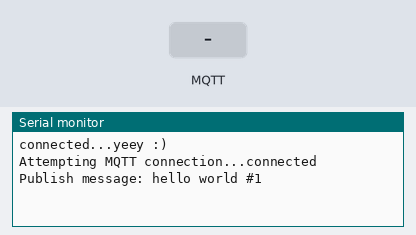
This sketch was run on a simulated ESP32. On the bench: the last lines printed to the serial monitor. The inputs (shaded band) are chosen by the test bench. WiFi joins after 1.5 s; servers stay silent unless stated; random numbers use the default seed unless the sketch sets one; no MQTT or app messages arrive unless stated.

Above: at 2.7 s.
2.8 s: MQTT message "1" arrives on the first subscribed topic
At 3.8 s:
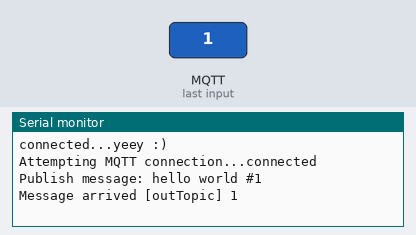
4.3 s: MQTT message "on" arrives on the first subscribed topic
At 5.1 s:
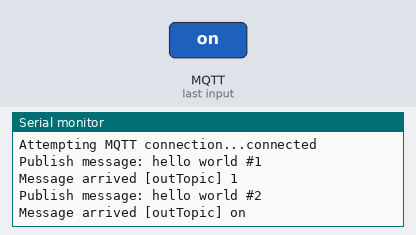
5.8 s: MQTT message "off" arrives on the first subscribed topic
At 5.96 s:
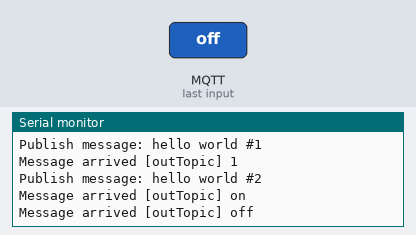
Timing chart, 0 to 8.8 s (numbered marks = the images above; inputs shaded):
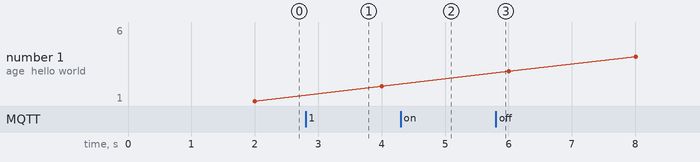

The sketch:

wmm-example.ino
```cpp
#include <WiFi.h>
#include <WiFiManager.h>
#include <PubSubClient.h>

// Update these with values suitable for your network.

const char* mqtt_server = "broker.hivemq.com";

WiFiClient espClient;
PubSubClient client(espClient);

unsigned long lastMsg = 0;
#define MSG_BUFFER_SIZE  (50)
char msg[MSG_BUFFER_SIZE];
int value = 0;


void mqttCallback(char* topic, byte* payload, unsigned int length) {
  Serial.print("Message arrived [");
  Serial.print(topic);
  Serial.print("] ");
  for (int i = 0; i < length; i++) {
    Serial.print((char)payload[i]);
  }
  Serial.println();
}

void mqttReconnect() {
    /// Loop until we're reconnected
  while (!client.connected()) {
    Serial.print("Attempting MQTT connection...");
    // Create a random client ID
    String clientId = "ESP8266Client-";
    clientId += String(random(0xffff), HEX);
    // Attempt to connect
    if (client.connect(clientId.c_str())) {
      Serial.println("connected");
      // Once connected, publish an announcement...
      client.publish("outTopic", "hello world");
      // ... and resubscribe
      client.subscribe("outTopic");
    } else {
      Serial.print("failed, rc=");
      Serial.print(client.state());
      Serial.println(" try again in 5 seconds");
      // Wait 5 seconds before retrying
      delay(5000);
    }
  }
}

void setup() {

  Serial.begin(115200);
  WiFiManager wifiManager;
  wifiManager.setTimeout(180);

  if(!wifiManager.autoConnect("AutoConnectAP")) {
    Serial.println("failed to connect and hit timeout");
    delay(3000);
//    ESP.reset();
    delay(5000);
  }

  Serial.println("connected...yeey :)");

  client.setServer(mqtt_server, 1883);
  client.setCallback(mqttCallback);
}

void loop() {
  if (!client.connected()) {
    mqttReconnect();
  }
  client.loop();
  yield();

  unsigned long now = millis();
  if (now - lastMsg > 2000) {
    lastMsg = now;
    ++value;
    snprintf (msg, MSG_BUFFER_SIZE, "hello world #%ld", value);
    Serial.print("Publish message: ");
    Serial.println(msg);
    client.publish("outTopic", msg);
  }
}
```

Measured:
- after the input at 2.8 s, the serial monitor: prints a new line at once (image 1)
- after the input at 4.3 s, the serial monitor: prints a new line at once (image 2)
- after the input at 5.8 s, the serial monitor: prints a new line at once (image 3)
